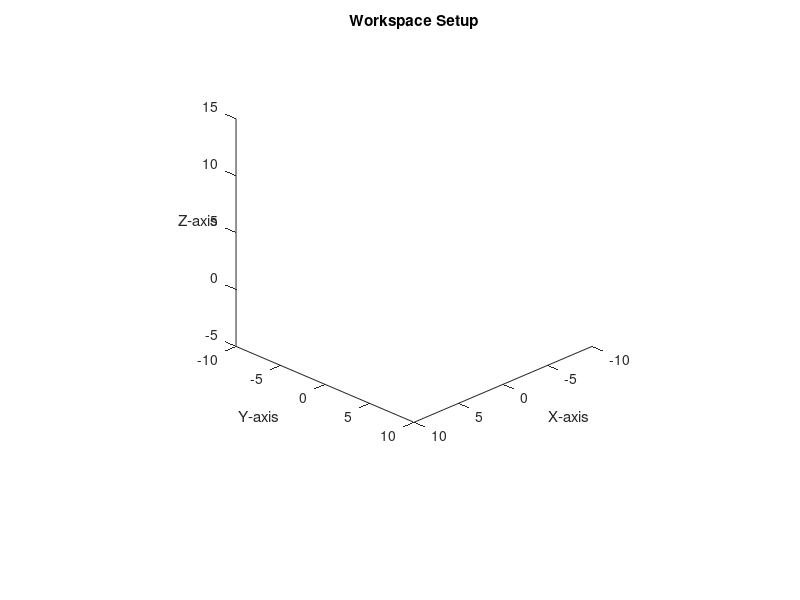

MATLAB code for this plot: (Note: this script raises an error after producing the figure.)
% Set Up Simulation
% Set up the figure window and workspace
figure('Position', [100, 100, 1200, 800]); % [left, bottom, width, height]
axis([-10 10 -10 10 -5 15]); % [xmin xmax ymin ymax zmin zmax]
axis equal;
view(3);
campos([30 30 20]);
camtarget([0 0 0]);
camup([0 0 1]);
camva(45);

% Lighting and shading
lighting gouraud;
shading interp;
camlight('headlight');

% Labels and title
xlabel('X-axis');
ylabel('Y-axis');
zlabel('Z-axis');
title('Workspace Setup');

% Create the environment
env = SetEnvironment();

%% Gem Setup
% Create gem objects and place them in the environment
gems = [
    Gem([0.3824, -0.869, 0.51], 'small', 'red'); %% needs unique q values for pick and drop off
    Gem([0.3824, -1.069, 0.51], 'small', 'red');
    Gem([0.3824, -1.269, 0.51], 'small', 'red');
    Gem([0.3824, -1.469, 0.5], 'large', 'green');
    Gem([0.3824, -1.669, 0.51], 'small', 'red');
    Gem([0.3824, -1.869, 0.51], 'small', 'red'); %% needs unique q values for pick and drop off
];


% Verify that gems are created properly
if isempty(gems)
    error('Gems array is empty. Make sure the gems are properly initialized.');
end

% Visualize gems in their initial positions
for i = 1:length(gems)
    gems(i).MoveToPosition(gems(i).position);  % Ensure gems are visualized correctly
end

%% Delete gems
for i = 1:length(gems)
    gems(i).DeleteGem();  % Delete the gem's graphical representation
end

%% UR3 Control
% Main script to run the UR3 and manage gems

% Initialize the UR3 robot model
UR3 = LinearUR3e(transl(-0.15, -1.1, 0.5) * trotz(pi/2));

% Define initial positions for the gems
initialGemPositions = [
    0.3824, -1.469, 0.59;  % Gem 1
    % 0., -1.5, 0.55;  % Gem 2
    % 0.5, -1.7, 0.55;  % Gem 3
];

% Define the camera position for analysis 
cameraPosition = [-0.6921, -0.999, 0.6519];

% Define exchange positions for sorting by color
exchangePositions.red = [
    -0.6824, -1.731, 0.59;  % Position for red gems
];
exchangePositions.green = [
    % -0.2, -1.8, 0.55;  % Position for green gems
];

% Initialize UR3 Movement with required parameters
UR3MovementInstance = UR3Movement(UR3, initialGemPositions, cameraPosition, exchangePositions, gems);

% Initial starting position of the LinearUR3e robot
q0 = zeros(1,7); % Initial configuration

% Camera q value for UR3e
q_cam = [-0.2 pi -pi/2 0 0 0 0];  % Camera position configuration

% Define pickup and dropoff configurations
q_pickup = [
    % Pickup for Gem(1) %% need to add its unique
    -0.1 pi 17*pi/40 0 25*pi/360 -pi/2 0;  % Pickup for Gem(2)
    -0.3 pi 17*pi/40 0 25*pi/360 -pi/2 0;  % Pickup for Gem(3)
    -0.5 pi 17*pi/40 0 25*pi/360 -pi/2 0;  % Pickup for Gem(4)
    -0.7 pi 17*pi/40 0 25*pi/360 -pi/2 0   % Pickup for Gem(5)
    -0.8 pi 17*pi/40 0 25*pi/360 -pi/2 0   % Pickup for Gem(6) %% need to change
];

q_dropoff = [
    % Dropoff for Gem(1) %% need to add its unique
    -0.3 0 17*pi/40 0 25*pi/360 -pi/2 0    % Dropoff for Gem(2)
    -0.3 0 17*pi/40 0 25*pi/360 -pi/2 0    % Dropoff for Gem(3)
    -0.5 0 17*pi/40 0 25*pi/360 -pi/2 0;   % Dropoff for Gem(4)
    -0.7 0 17*pi/40 0 25*pi/360 -pi/2 0    % Dropoff for Gem(5)
    -0.8 0 17*pi/40 0 25*pi/360 -pi/2 0    % Dropoff for Gem(6) %% need to change
];



%% Loop through each pickup and dropoff position
for i = 1:length(q_pickup)
    
    % Move to initial position
    UR3MovementInstance.MoveToJointConfiguration(q0);
    pause(1);  % Wait for 2 seconds
    
    % Move to pickup configuration
    UR3MovementInstance.MoveToJointConfiguration(q_pickup(i, :));
    pause(1);  % Wait for 2 seconds
    
    % Move to camera position
    UR3MovementInstance.MoveToJointConfiguration(q_cam);
    pause(1);  % Wait for 2 seconds
    
    % Move to initial position again
    UR3MovementInstance.MoveToJointConfiguration(q0);
    
    
    % Move to dropoff configuration
    UR3MovementInstance.MoveToJointConfiguration(q_dropoff(i, :));
    pause(1);  % Wait for 2 seconds
    
end


%% Robot Control
% Initialize the ABB robot model
robot = ABB120(transl(-1.15, -1.15, 0.5) * trotz(pi/2));

% Define sorting positions for different sizes and colors
sortPositions = {
    [-1.8, -1.2, 0.6]; % Red large
    [-1.8, -1.4, 0.6]; % Red small
    [-1.8, -1.6, 0.6]; % Green large
    [-1.8, -1.8, 0.6]; % Green small
};

% Initialize Robot Movement with required parameters
robotMovement = RobotMovement(robot, sortPositions, gems, true);


% Assuming robotMovement is an instance of RobotMovement
% Define exchange positions for sorting red gems
robotMovement.exchangePositionsRed = [
    0.6421, -1.931, 0.844;  % Position 1 for red gems (initial)
    -0.4421, -1.931, 0.6598;  % Position 2 for red gems (initial)
];

% Define final sort positions
finalPositionRedLarge = [-1.8, -1.2, 0.6];  % Final position for Red large gem
finalPositionRedSmall = [-1.8, -1.4, 0.6];  % Final position for Red small gem

% Move the robot to the initial exchange positions for red gems
disp('Moving to initial position 1 for red gems...');
robotMovement.MoveToPosition(robotMovement.exchangePositionsRed(1, :));
pause(1);

disp('Moving to initial position 2 for red gems...');
robotMovement.MoveToPosition(robotMovement.exchangePositionsRed(2, :));
pause(1);

% Move the robot to the final sorting positions for red gems
disp('Moving to final position for Red large gem...');
robotMovement.MoveToPosition(finalPositionRedLarge);
pause(1);

disp('Moving to final position for Red small gem...');
robotMovement.MoveToPosition(finalPositionRedSmall);
pause(1);

% % Define exchange positions for sorting red and green gems
% robotMovement.exchangePositionsRed = [
%     0.6421, -1.931, 0.844;  % Position 1 for red gems
%     -0.4421, -1.931, 0.6598;  % Position 2 for red gems
% ];
% % robotMovement.exchangePositionsGreen = [
% %     -0.2, -1.8, 0.55;  % Position 1 for green gems
% %     -0.4, -1.8, 0.55;  % Position 2 for green gems
% %     -0.6, -1.8, 0.55;  % Position 3 for green gems
% % ];
% 
% % Set the camera position for analysis
% robotMovement.cameraPlace = cameraPosition;

%% Execute Sorting Tasks
% Perform sorting tasks using both robots
% First, execute UR3's task to sort by color
UR3MovementInstance.ExecuteTask(robotMovement);

for i = 1:length(gems)
    % Determine the exchange position based on the gem color
    if strcmp(gems(i).color, 'red')
        exchangePosition = exchangePositions.red(1, :); % Update based on gem index if needed
    elseif strcmp(gems(i).color, 'green')
        exchangePosition = exchangePositions.green(1, :); % Update based on gem index if needed
    else
        error('Unknown gem color detected.');
    end
    % Place the gem at the determined exchange position
    UR3MovementInstance.PlaceGemAtExchange(robotMovement);
    pause(0.5);
end

% Execute sorting tasks by size using the ABB robot
robotMovement.ExecuteSortingTask();

disp('Gem sorting process complete.');

%% Volume
% create an instance of the PointCloudTest class
pointCloudTester = PointCloudTest(UR3);
% Specify the number of samples you want for the point cloud
numSamples = 100; % You can adjust this number as needed

% Generate the point cloud
pointCloudTester.createPointCloud(numSamples);




% %% WOrk here
% mesh_h = PlaceObject('RedRuby.ply');
% axis equal
% vertices = get(mesh_h,'Vertices');
% 
% 
% transformedVertices = [vertices,ones(size(vertices,1),1)] * transl(0,0,0.1)';
% set(mesh_h,'Vertices',transformedVertices(:,1:3));
% 
% transformedVertices = [vertices,ones(size(vertices,1),1)] * trotx(pi/2)';
% set(mesh_h,'Vertices',transformedVertices(:,1:3));
% 
% 
% mdl_planar3
% hold on
% p3.plot([0,0,0])
% p3.delay = 0;
% 
% axis([-3,3,-3,3,-0.5,8])
% 
% for i = -pi/4:0.01:pi/4
%     p3.animate([i,i,i])
%     tr = p3.fkine([i,i,i]).T * transl(0.5,0,0);
%     transformedVertices = [vertices,ones(size(vertices,1),1)] * tr';
%     set(mesh_h,'Vertices',transformedVertices(:,1:3));
%     drawnow();
%     pause(0.01);
% end

%%

 sortingTable = [-2,-2.05,0.65; -2,-1.45,0.65; -0.5,-2.05,0.55];
             for i = 1:size(sortingTable)
                 Shelves = PlaceObject('bookcaseTwoShelves0.5x0.2x0.5m.ply', [sortingTable(i,:)]);
                 vertices = get(Shelves, 'Vertices');
                 pos = [sortingTable(i,:)]; % Update with actual position if necessary
                 centered = vertices - pos;
                 rotationMatrix = trotx(-pi/2); % Example rotation
                 transformed = (rotationMatrix(1:3, 1:3) * centered')';
                 set(Shelves, 'Vertices', transformed + pos);
             end
%%

% Initialize the robot model
robot1 = LinearUR3e(transl(-0.15, -1.1, 0.5) * trotz(pi/2));
%%
% q1 = [-0.5 0 17*pi/40 0 25*pi/360 -pi/2 0]; % drop off for UR3e
 % q1 = [-0.2 pi -pi/2 0 0 0 0]; % Camera q value for UR3e
q1 = [-0.6 pi 17*pi/40 0 25*pi/360 -pi/2 0]; % pick up for gem
robot1.model.animate(q1);

robot1.model.fkine(q1)

% gem position drop off at -0.7 q primatic joint transl(-0.4365,-1.931,0.5533);

% gem position drop off at -0.5 q primatic joint transl(-0.4365,-1.731,0.5533);

%%
% Set the workspace for visualization
axis([-3 2 -3 2 0 2]);
grid on;
%%
% Initialize the ABB robot model
robot = ABB120(trotz(pi/2));

% Set the workspace for visualization
axis([-3 2 -3 2 0 2]);
grid on;

% q = [-0.7 0 pi/2 0 0 -pi/2 0];
% q = [-0.5 0 pi/2 0 0 -pi/2 0];
q = [0.7 0 0 0 0 0 0];

robot1.model.animate(q1);


%%
% Initialize variables
steps = 100;

% Define the start and end brick transformations

t2_start = transl(-0.2, -1.7, 0) * transl(0, 0, 0.19) * rpy2tr(180, 0, 0, 'deg');
t3_start = transl(-0.3, 0.5, 0) * transl(0, 0, 0.19) * rpy2tr(180, 0, 0, 'deg');
t4_start = transl(-0.4, 0.5, 0) * transl(0, 0, 0.19) * rpy2tr(180, 0, 0, 'deg');

t2_end = transl(-0.5, -0.5, 0) * transl(0, 0, 0.04) * rpy2tr(180, 0, 90, 'deg');
t3_end = transl(-0.635, -0.5, 0) * transl(0, 0, 0.04) * rpy2tr(180, 0, 90, 'deg');
t4_end = transl(-0.77, -0.5, 0) * transl(0, 0, 0.04) * rpy2tr(180, 0, 90, 'deg');

% Calculate inverse kinematics for each transformation
q2_start = robot.model.ikcon(t2_start);
q3_start = robot.model.ikcon(t3_start);
q4_start = robot.model.ikcon(t4_start);

q2_end = robot.model.ikcon(t2_end);
q3_end = robot.model.ikcon(t3_end);
q4_end = robot.model.ikcon(t4_end);

% Generate the trajectories between the positions
path1 = jtraj(q2_start, q2_end, steps);
path2 = jtraj(q3_start, q3_end, steps);
path3 = jtraj(q4_start, q4_end, steps);

% Define the paths for easier looping
paths = {path1, path2, path3};

% Total number of paths
totalPaths = 3;

% Loop through the trajectories to animate the robot
for n = 1:totalPaths
    % Display status of the task
    fprintf('Moving to brick location %d...\n', n);

    % Animate the robot moving through the trajectory
    for i = 1:steps
        robot.model.animate(paths{n}(i, :));
        drawnow;
    end
    
    % Display completion of the task
    fprintf('Brick %d moved.\n', n);
end

% Display completion status
fprintf('Task completed. All bricks have been moved.\n');


%%

% Initialize the robot model
robot = LinearUR3e(trotz(pi/2));

%%

% Define the desired joint configurations
q0 = [-0.7 0 -pi/2 0 0 -pi/2 0];
q1 = [-0.7 0 pi/2 0 0 -pi/2 0];  % First configuration
q2 = [-0.5 0 pi/2 0 0 -pi/2 0];  % Second configuration


% Create the UR3Movement object (assuming you already have UR3Model and other inputs)
movementObj = UR3Movement(UR3, initialGemPositions, cameraPosition, exchangePositions, gems);


% Move the robot to q0
movementObj.MoveToJointConfiguration(q0);

% Move the robot to q1
movementObj.MoveToJointConfiguration(q1);

% Move the robot to q2
movementObj.MoveToJointConfiguration(q2);
%%

% Define the target position (0.5, -1.3, 0.55)
targetPosition = [0.5, -1.3, 0.55];

% Move the UR3 robot to the target position
movementObj.MoveToPosition(targetPosition);

robot.model.getpos()

%%
% Define the desired joint configurations (6 DOF, not 7)
q0 = [-0.7 0 -pi/2 0 0 -pi/2 0];  % First configuration
q1 = [-0.7 0 pi/2 0 0 -pi/2 0];   % Second configuration
q2 = [-0.5 0 pi/2 0 0 -pi/2 0];   % Third configuration

% Example initialization (adapt to your specific setup)
UR3Model = UR3();  % Assuming UR3() is a valid model
initialGemPositions = [0, 0, 0];  % Placeholder, modify based on actual gem positions
cameraPosition = [0.5, -0.8, 0.6];  % Example camera position
exchangePositions.red = [0.5, -0.5, 0.2];  % Example position
exchangePositions.green = [0.6, -0.6, 0.2];  % Example position
gems = [];  % Placeholder, add gem data if needed

% Create the UR3Movement object
movementObj = UR3Movement(UR3, initialGemPositions, cameraPosition, exchangePositions, gems);

% Move the robot to q0
movementObj.MoveToJointConfiguration(q0);

pause(1);

movementObj.UR3.model.fkine(q0)

% Move the robot to q1
movementObj.MoveToJointConfiguration(q1);

pause(1);

movementObj.UR3.model.fkine(q1)

% Move the robot to q2
movementObj.MoveToJointConfiguration(q2);

pause(1);

movementObj.UR3.model.fkine(q2)



